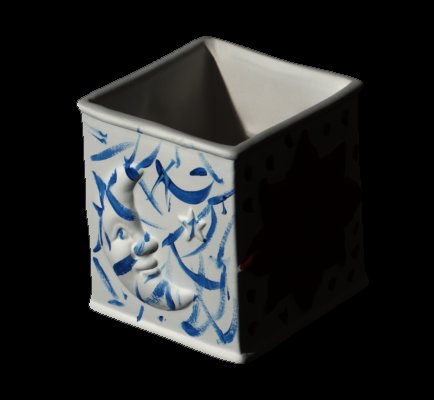
%> input picture IP_Mini_Project/intrinsic_cup.png, 434 x 400 px
$ octave Layer_Separation.m   (GNU Octave 9; MATLAB toolbox functions it lacks are replaced by stand-ins)
%> lines starting %> are read from the running program, lines starting %| are printed output that depends on the picture; in (x1, y1, x2, y2) boxes, pixels count from 0 and x2, y2 are one past the last pixel; in counts of white or black regions, pixels touching at a corner belong together; the program's own positions count from 1
### IP_Mini_Project/Intrinsic_Decomposition.m
function [R, S] = Intrinsic_Decomposition( I,  lambda )
%> called with lambda = 0
% Layer Separation using Relative Smoothness (specific for intrinsic images)
% [R, S] = Intrinsic_Relsmo( I,  lambda )
% I: input
% lambda: control the smoothness of illuninace layer S

I(I>1) = 1;
eps = 1e-16;
I_log =  log(max(1/256,I));
[N,M,D] = size(I_log);
%> N = 400; M = 434; D = 3

f1 = [1, -1];
f2 = [1; -1];
f3 = [0, -1, 0;
      -1, 4, -1;
      0, -1, 0];

sizeI2D = [N,M];
%> sizeI2D = [400 434]
otfFx = psf2otf(f1,sizeI2D);
otfFy = psf2otf(f2,sizeI2D);
otfL = psf2otf(f3,sizeI2D);

Denormin1 = abs(otfL).^2 ;
Denormin2 = abs(otfFx).^2 + abs(otfFy ).^2;
if D>1
    Denormin1 = repmat(Denormin1,[1,1,D]);
    Denormin2 = repmat(Denormin2,[1,1,D]);
end

R = I_log;

 tic

 thr = 1;  % may need to tune
 chrom_wt = 0.001;

for i = 1:5 % iteration #

    beta = 2^(i-1)/thr;

    Denormin   = lambda*Denormin1 + beta*Denormin2;

    %% update g
    gFx = -imfilter(R,f1,'circular');
    gFy = -imfilter(R,f2,'circular');
    gL = imfilter(I_log,f3,'circular');

    h_g = repmat(mean(gFx,3),[1 1 3]);
    v_g = repmat(mean(gFy,3),[1 1 3]);
    h_c = gFx - h_g;
    v_c = gFy - v_g;

    th_g = sum((h_g.^2),3);
    th_c = sum((h_c.^2),3);
    tv_g = sum((v_g.^2),3);
    tv_c = sum((v_c.^2),3);

    th = and(th_g<1/beta, th_c<chrom_wt/beta);
    tv = and(tv_g<1/beta, tv_c<chrom_wt/beta);
    th = repmat(th,[1,1,D]);
    tv = repmat(tv,[1,1,D]);
    gFx(th)=0; gFy(tv)=0;


    %% compute reflectance (L1)
    Normin2 = [gFx(:,end,:) - gFx(:, 1,:), -diff(gFx,1,2)];
    Normin2 = Normin2 + [gFy(end,:,:) - gFy(1, :,:); -diff(gFy,1,1)];
    Normin1 =   fft2(imfilter(gL, f3, 'circular'));
    FR = (lambda*Normin1 + beta*fft2(Normin2))./(Denormin+eps);
    R = real(ifft2(FR));

   %% normalize reflectance (L1)
    for c = 1:D
        Rt = R(:,:,c);
        for k = 1:500
        dt = (sum(Rt(Rt>0)) + sum(Rt(Rt<log(1/256)) - log(1/256)))/numel(Rt);
        Rt = Rt-dt;
        if abs(dt)<1/numel(Rt)
            break;
        end
        end
        R(:,:,c) = Rt;
    end

    R(R>0) = 0;
    R(R<log(1/256)) = log(1/256);

end
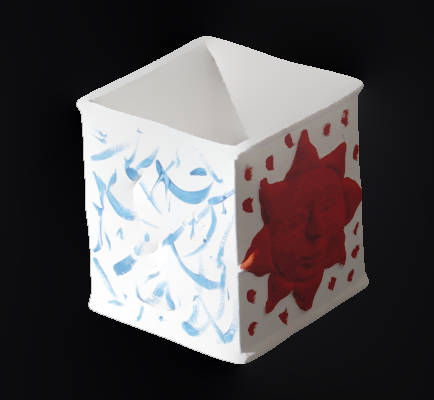
%> R: size 400x434x3 double; mean R, G, B -3.58, -3.68, -3.65; drawn with min black and max white

toc
R = exp(R);
S = mean(I./R,3);

### IP_Mini_Project/Reflection_Removal.m

function [L1 L2] = Reflection_Removal(I,lambda,lb,hb,L1_0)
% Layer Separation using Relative Smoothness (general)
% [L1 L2] = septRelSmo(I,lambda,lb,hb,I0)
% I: input
% lambda: smoothness regularization parameter on the smoother layer Layer 2
% lb: lower bound of the Layer 1,need to be same dimention with input I
% hb: upper bound of the Layer 1,need to be same dimention with input I
% I0: initialization of Layer 1, default as the input I

if ~exist('I0','var')
    L1_0 = I;
end

[N,M,D] = size(I);

% filters
f1 = [1, -1];
f2 = [1; -1];
f3 = [0, -1, 0;
      -1, 4, -1;
      0, -1, 0];

sizeI2D = [N,M];
otfFx = psf2otf(f1,sizeI2D);
otfFy = psf2otf(f2,sizeI2D);
otfL = psf2otf(f3,sizeI2D);

Normin1 = repmat(abs(otfL),[1,1,D]).^2.*fft2(I);
Denormin1 = abs(otfL).^2 ;
Denormin2 = abs(otfFx).^2 + abs(otfFy ).^2;

if D>1
    Denormin1 = repmat(Denormin1,[1,1,D]);
    Denormin2 = repmat(Denormin2,[1,1,D]);
end

eps = 1e-16;
L1 = L1_0;

thr = 0.05;

for i = 1:3

    beta = 2^(i-1)/thr;
    Denormin   = lambda*Denormin1 + beta*Denormin2;

    %% update g
    gFx = -imfilter(L1,f1,'circular');
    gFy = -imfilter(L1,f2,'circular');
    %gL = imfilter(L1,f3,'circular');
    t = repmat(sum(abs(gFx),3)<1/beta,[1 1 D]);
    gFx(t) = 0;
    t = repmat(sum(abs(gFy),3)<1/beta,[1 1 D]);
    gFy(t) = 0;
%     t = repmat(sum(abs(gL),3)<1/beta,[1 1 D]);
%     gL(t) = 0;

    %% compute L1
    Normin2 = [gFx(:,end,:) - gFx(:, 1,:), -diff(gFx,1,2)];
    Normin2 = Normin2 + [gFy(end,:,:) - gFy(1, :,:); -diff(gFy,1,1)];
    FL1 = (lambda*Normin1 + beta*fft2(Normin2))./(Denormin+eps);
    L1 = real(ifft2(FL1));

    %% normalize L1
    for c = 1:D
        L1t = L1(:,:,c);
        for k = 1:500
        dt = (sum(L1t(L1t<lb(:,:,c)) )+ sum(L1t(L1t>hb(:,:,c)) ))*2/numel(L1t);
        L1t = L1t-dt;
        if abs(dt)<1/numel(L1t)
            break;
        end
        end
        L1(:,:,c) = L1t;
    end
    t = L1<lb;
    L1(t) = lb(t);
    t = L1>hb;
    L1(t) = hb(t);

    %% L2
    L2 = I-L1;
end

### IP_Mini_Project/Layer_Separation.m
%% Intrinsic Image Decomposition
disp('Intrinsic Images Example');
I1 = im2double(imread('intrinsic_cup.png'));
[R,S] = Intrinsic_Decomposition(I1, 0);
imwrite(R,"intrinsic_reflectance.bmp");
imwrite(S,"intrinsic_illumination.bmp");
figure(1),
subplot 131, imshow(I1), title('input');
subplot 132, imshow(R); title('reflectace');
subplot 133, imshow(S); title('illumination');


%% Reflection Separation Using Focus
disp('Reflection Removal Example');
I2 = im2double(imread('reflectance_subject_tampered.png'));
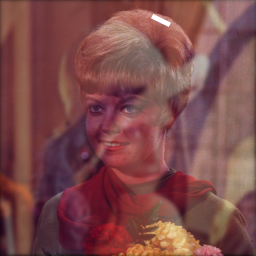
%> input picture IP_Mini_Project/reflectance_subject_tampered.png, 256 x 256 px
[H,W,D] = size(I2);
%> H = 256; W = 256; D = 3
[LB,LR] = Reflection_Removal(I2, 50, zeros(H,W,D), I2);
%> the loop in Reflection_Removal, `for i = 1:3` made 3 passes
%> pass 1, in Reflection_Removal, `gFy = -imfilter(L1,f2,'circular');`:
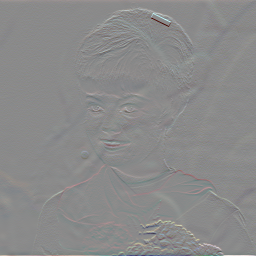
%> gFy: size 256x256x3 double; mean R, G, B -2.82e-18, 5.02e-19, 1.95e-18; drawn with min black and max white
%> pass 1, in Reflection_Removal, `t = repmat(sum(abs(gFx),3)<1/beta,[1 1 D]);`:
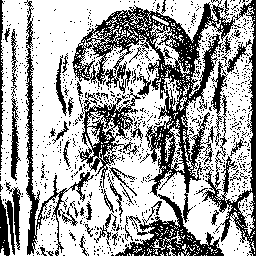
%> t: size 256x256x3 logical; 65.5% white; 976 black regions (930 under 20 px), largest, box (x1, y1, x2, y2) and area: (72, 0, 256, 256) 13021, (24, 0, 94, 256) 1867, (78, 88, 141, 188) 1746
%> after the loop in Reflection_Removal, `for i = 1:3`:
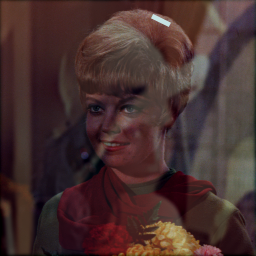
%> L1: size 256x256x3 double; mean R, G, B 0.279, 0.189, 0.184
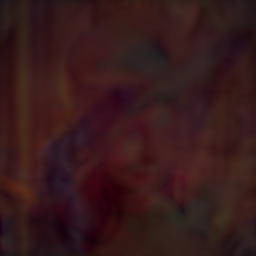
%> LR: size 256x256x3 double; mean R, G, B 0.215, 0.104, 0.109
imwrite(LB, "Image_background.bmp");
imwrite(LR,"Image_refelction.bmp");
figure(2),
subplot 131, imshow(I2) , title('input');
subplot 132, imshow(LB*2), title('background');
subplot 133, imshow(LR*2), title('reflection');
%> after `imshow(LR*2)`:
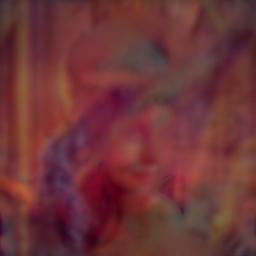
%> displayed picture: size 256x256x3, on the screen's scale of 0 to 255; mean R, G, B 109.6, 52.9, 55.8
